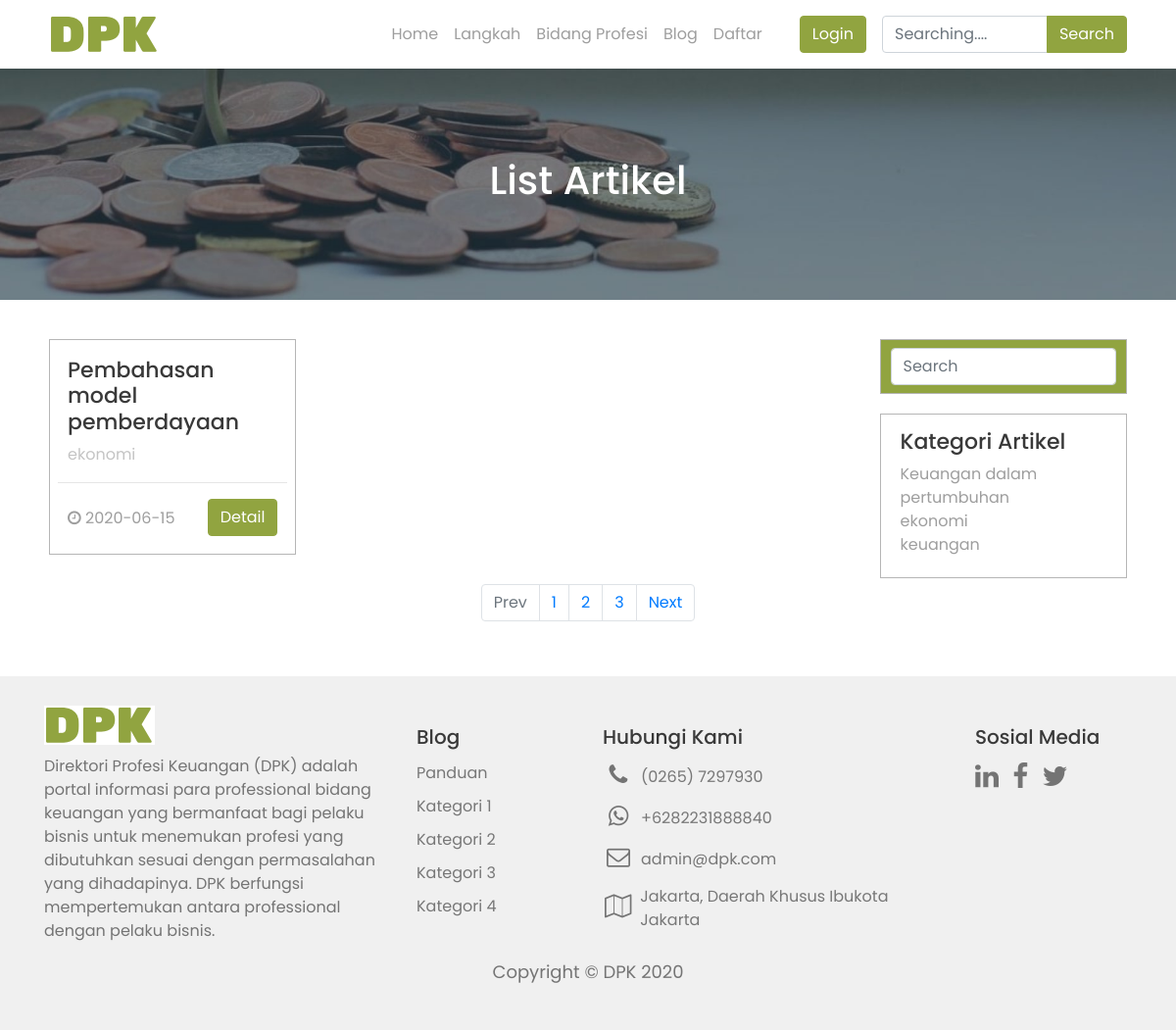
Before: /index.php/blog with the older database file.
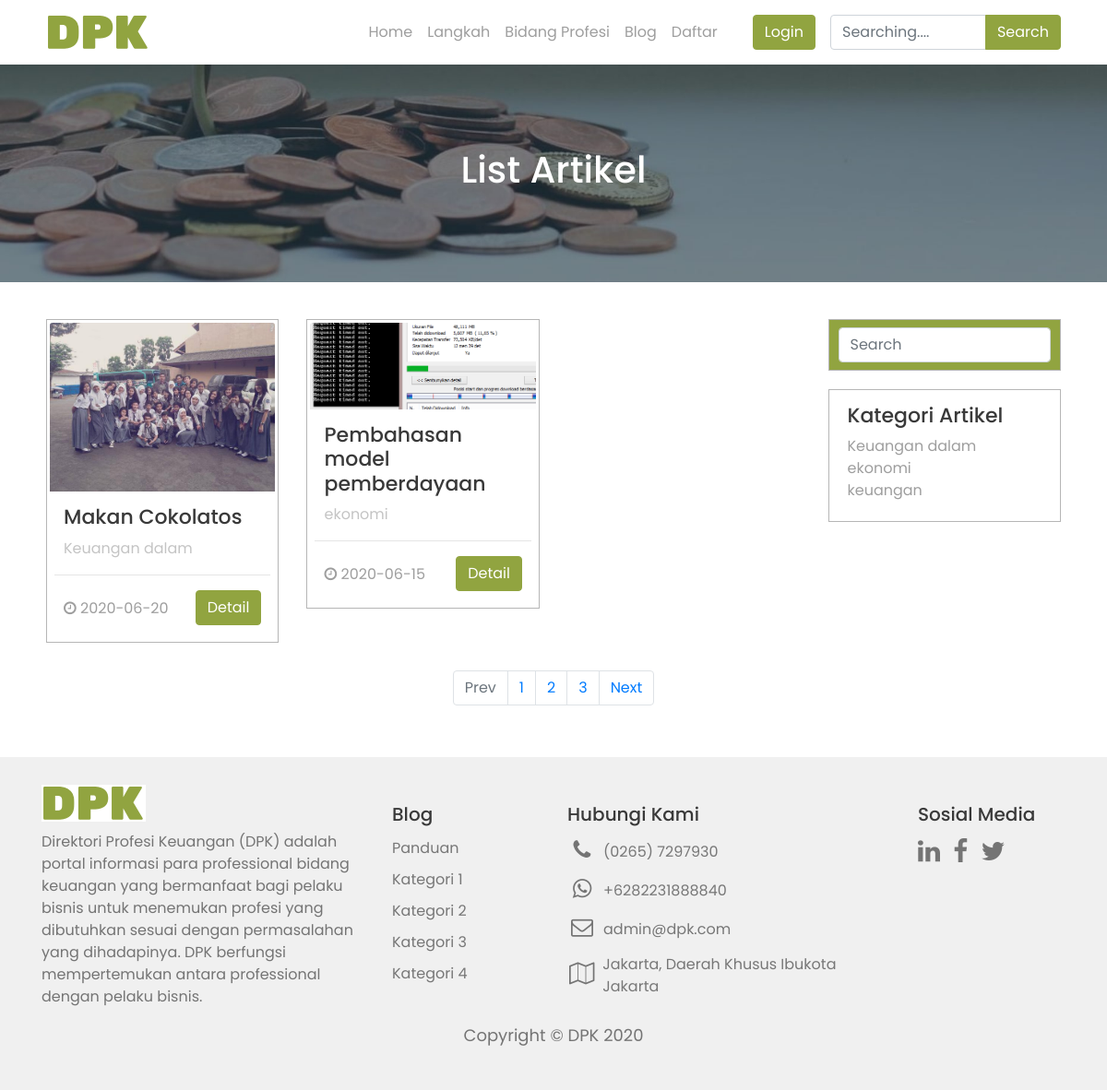
After: the same page with the newer database file.
### tables this page shows
CREATE TABLE `artikel` (
  `id_artikel` int(20) NOT NULL,
  `judul_artikel` varchar(150) NOT NULL,
  `gambar_artikel` varchar(250) NOT NULL,
  `expert_artikel` text NOT NULL,
  `detail_artikel` text NOT NULL,
  `id_user` int(20) NOT NULL,
  `id_kategori_artikel` int(20) NOT NULL,
  `slug_artikel` varchar(160) NOT NULL,
  `status_artikel` int(20) NOT NULL,
  `tgl_publish` date NOT NULL,
  `created` timestamp NOT NULL DEFAULT CURRENT_TIMESTAMP
);

CREATE TABLE `kategori_artikel` (
  `id_kategori_artikel` int(20) NOT NULL,
  `nama_kategori_artikel` varchar(150) NOT NULL,
  `slug_kategori_artikel` varchar(160) NOT NULL,
  `created` timestamp NOT NULL DEFAULT CURRENT_TIMESTAMP ON UPDATE CURRENT_TIMESTAMP
);

### application/controllers/Blog.php (called while the page is built, shortened)
<?php
class Blog extends CI_Controller {
	public function __construct() {
        $this->load->model('M_artikel');
        $this->load->model('M_kategori_artikel');
	}
	public function index(){
	$blog_user = $this->M_artikel->select_artikel_publish();
	$kategori = $this->M_kategori_artikel->select_kategori_artikel();
	$data = array(
		'title' => 'Home DPK',
		'metades' => 'DPK ini aja',
		'isi' 	=> 'blog',
		'blog_user' =>  $blog_user,
		'kategori' =>  $kategori
	);
	$this->load->view("layout/wrapper", $data, false);
	}
}

### index.php (called while the page is built, shortened)
<?php
require_once BASEPATH.'core/CodeIgniter.php';

### application/views/layout/main.php (called while the page is built)
<?php
if($isi)
{
  $this->load->view($isi);
}
 ?>

### application/models/M_artikel.php (called while the page is built, shortened)
<?php
class M_artikel extends CI_Model {
    public function select_artikel_publish() {
		$this->db->select('artikel.*, kategori_artikel.*, user.*');
		$this->db->from('artikel');
      	$this->db->where('status_artikel', '1');
		$this->db->join('user', 'user.id_user = artikel.id_user', 'left');
		$this->db->join('kategori_artikel', 'kategori_artikel.id_kategori_artikel = artikel.id_kategori_artikel', 'left');
		$this->db->order_by('id_artikel', 'DESC');
      	$query  = $this->db->get();
     	 return $query->result();
    }
}

### application/models/M_kategori_artikel.php (called while the page is built, shortened)
<?php
class M_kategori_artikel extends CI_Model {
	public function select_kategori_artikel() {
		$this->db->select('*');
		$this->db->from('kategori_artikel');
		$this->db->order_by('id_kategori_artikel', 'DESC');
		$query  = $this->db->get();
		return $query->result();
	}
}

### application/views/blog.php (the view)
<div id="banner">
  <h1 class="banner-title">List Artikel</h1>
</div>
<div id="blog">
  <div class="row">
    <div class="col-md-9">
      <div class="row">
        <?php foreach ($blog_user as $blog_user) : ?>
        <div class="col-md-4">
          <div class="card">
            <img src="<?php echo base_url().'img/img_artikel/'.$blog_user->gambar_artikel ?>" class="card-img-top" alt="">
            <div class="card-body">
              <h3 class="titleh3"><?php echo $blog_user->judul_artikel; ?></h3>
              <p class="card-text"><?php echo $blog_user->nama_kategori_artikel ?></p>
              <hr>
              <div class="float-left date">
                <i class="fa fa-clock-o"></i> <?php echo $blog_user->tgl_publish ?>
              </div>
              <div class="float-right det">
                <a href="<?php echo base_url('detail/blog/'.$blog_user->slug_artikel) ?>"><button type="button" class="btn btn-success c">Detail</button></a>
              </div>
            </div>
          </div>
        </div>
      <?php endforeach ?>
      </div>
    </div>
    <div class="col-md-3">
      <form class="cari-artikel" action="pencarian.html">
        <input class="form-control" type="search" placeholder="Search" aria-label="Search">
      </form>
      <div class="kategori">
        <h3 class="titleh3">Kategori Artikel</h3>
        <ul>
          <?php foreach ($kategori as $kategori) : ?>
          <li><?php echo $kategori->nama_kategori_artikel ?></li>
        <?php endforeach ?>
        </ul>
      </div>
    </div>
    <div class="col-md-12">
      <nav aria-label="Page navigation example">
        <ul class="pagination justify-content-center">
          <li class="page-item disabled">
            <a class="page-link" href="#" tabindex="-1">Prev</a>
          </li>
          <li class="page-item"><a class="page-link" href="#">1</a></li>
          <li class="page-item"><a class="page-link" href="#">2</a></li>
          <li class="page-item"><a class="page-link" href="#">3</a></li>
          <li class="page-item">
            <a class="page-link" href="#">Next</a>
          </li>
        </ul>
      </nav>
    </div>
  </div>
</div>

### application/views/layout/wrapper.php
<?php
if ($this->session->userdata('username') == "" && $this->session->userdata('akses_level') == "") {
    require_once('head.php');
    require_once('header.php');
    require_once('main.php');
    require_once('footer.php');
} elseif ($this->session->userdata('akses_level') == "admin") {
    require_once('head.php');
    require_once('header.php');
    require_once('main.php');
    require_once('footer.php');
} elseif ($this->session->userdata('akses_level') == "user") {
    require_once('head.php');
    require_once('header_user.php');
    require_once('main.php');
    require_once('footer.php');
} else {
    $this->session->set_flashdata('notifikasi', 'Silahkan login sebagai admin terlebih dahulu');
    redirect(site_url('Login'));
}

### application/views/layout/head.php (shortened to what this page needs)
<!DOCTYPE html>
<html lang="in">
<head>
    <link rel="stylesheet" href="https://maxcdn.bootstrapcdn.com/bootstrap/4.0.0/css/bootstrap.min.css">
    <link href="https://stackpath.bootstrapcdn.com/font-awesome/4.7.0/css/font-awesome.min.css" rel="stylesheet">
    <link rel="stylesheet" href="<?php echo base_url('assets/frontend/assets/css/style.css') ?>">
    <link rel="stylesheet" href="<?php echo base_url('assets/frontend/assets/css/media.css') ?>">
    <link rel="stylesheet" type="text/css" href="https://cdn.datatables.net/1.10.19/css/dataTables.bootstrap4.min.css">
</head>

### application/views/layout/header.php (shortened to what this page needs)
<body>
<nav class="navbar navbar-expand-lg navStyle sticky-top">
    <a class="brand-navbar" href="<?php echo base_url('home') ?>">
      <img class="img-fluid logo" src="<?php echo base_url(); ?>assets/frontend/assets/images/logo-perusahaan.png" alt="logo-perusahaan">
    </a>
    <div class="collapse navbar-collapse" id="mainMenu">
        <ul class="navbar-nav ml-auto navList">
            <li class="nav-item active">
              <a href="<?php echo base_url('home') ?>" class="nav-link">Home</a>
            </li>
            <li class="nav-item">
                <a href="<?php echo base_url('home') ?>#langkah" class="nav-link">Langkah</a>
            </li>
            <li class="nav-item">
                <a href="<?php echo base_url('home') ?>#profesi" class="nav-link">Bidang Profesi</a>
            </li>
            <li class="nav-item">
                <a href="<?php echo base_url('home') ?>#blog" class="nav-link">Blog</a>
            </li>
            <li class="nav-item">
                <a class="nav-link" data-toggle="modal" data-target="#daftar-start">Daftar</a>
            </li>
        </ul>
          <?php if($this->session->userdata('online')==false):?>
          <a class="mr-3" data-toggle="modal" data-target="#login-start" href="<?php echo base_url().'login' ?>">
          <button class="btn btn-success c my-2 my-sm-0">Login</button>
          </a>
          <?php else:?>
          <a class="mr-3" href="<?php echo base_url().'login/logout' ?>">
          <button class="btn btn-success c my-2 my-sm-0">Logout</button>
          </a>
          <?php endif;?>
        <div class="input-group cari">
          <input type="text" class="form-control" name="" id="" placeholder="Searching....">
          <div class="input-group-append">
            <button class="btn btn-success c" type="button">Search</button>
          </div>
        </div>
    </div>
</nav>

### application/views/layout/footer.php (shortened to what this page needs)
<footer id="footer">
    <div class="container">
      <div class="row">
        <div class="col-md-4">
          <img class="image-footer" src="<?php echo base_url(); ?>assets/frontend/assets/images/logo-perusahaan.png" alt="logo-perusahaan">
          <p class="description-footer">
          Direktori Profesi Keuangan (DPK) adalah portal informasi para professional bidang keuangan yang bermanfaat bagi pelaku bisnis untuk menemukan profesi yang dibutuhkan sesuai dengan permasalahan yang dihadapinya. DPK berfungsi mempertemukan antara professional dengan pelaku bisnis.</p>
        </div>
        <div class="col-md-2" id="about-footer">
          <div class="single-widget widget-contact">
            <h5 class="widget-title">Blog</h5>
            <ul>
              <li>
                  <a href="panduan.html">Panduan</a>
              </li>
              <li>
                  <a href="#">Kategori 1</a>
              </li>
              <li>
                  <a href="#">Kategori 2</a>
              </li>
              <li>
                  <a href="#">Kategori 3</a>
              </li>
              <li>
                  <a href="#">Kategori 4</a>
              </li>
            </ul>
          </div>
        </div>
        <div class="col-md-4">
          <div class="single-widget widget-contact">
            <h5 class="widget-title">Hubungi Kami</h5>
            <ul>
              <li class="phone">
                  <span class="icon"><i class="fa fa-phone"></i></span>
                  <a href="callto:02657297930">(0265) 7297930</a>
              </li>
              <li class="phone">
                  <span class="icon"><i class="fa fa-whatsapp"></i></span>
                  <a href="wa.me/6282231888840">+6282231888840</a>
              </li>
              <li class="fax">
                  <span class="icon"><i class="fa fa-envelope-o"></i></span>
                  <a href="mailto:admin@dpk.com ">admin@dpk.com </a>
              </li>
              <li class="email">
                  <span class="icon"><i class="fa fa-map-o"></i></span>
                  <a href="#">Jakarta, Daerah Khusus Ibukota Jakarta </a>
              </li>
            </ul>
          </div>
        </div>
        <div class="col-md-2">
          <div class="single-widget widget-contact">
            <h5 class="widget-title">Sosial Media</h5>
            <a href="#" class="sosm"><i class="fa fa-linkedin"></i></a>
            <a href="#" class="sosm"><i class="fa fa-facebook"></i></a>
            <a href="#" class="sosm"><i class="fa fa-twitter"></i></a>
          </div>
        </div>
      </div>
      <div id="copyright">
        <p class="copyright-text">Copyright &copy DPK 2020</p>
      </div>
    </div>
  </footer>
</body>
</html>

### assets/frontend/assets/css/style.css (style rules this page uses)
body { font-family: 'Poppins', sans-serif; }
a { text-decoration: none; }
.navbar { padding: 15px 50px; background-color: #fff; }
.navbar ul { padding: 0px 30px 0px 0px; }
.navbar-expand-lg .navbar-nav .nav-link { font-size: 16px; color: #9E9E9E; }
.navbar ul li.active > a { color: #91A440; }
.input-group.cari { width: 250px; }
.btn-success.c { background-color: #91A440; border-color: #91A440; }
.titleh3 { font-size: 22px; color: #393939; }
#blog { padding: 40px 50px; }
#blog .card { margin-bottom: 30px; border-color: #b6b6b6; border-radius: 0; padding: 3px; }
#blog .card-body { padding: 15px 5px; }
#blog .card-body h3 { padding: 0px 10px; }
#blog .card .card-text { padding: 0px 10px; color: #C4C4C4; }
.float-left.date { margin-left: 10px; margin-top: 8px; color: #9E9E9E; }
.float-right.det { margin-right: 10px; }
#banner { background: url(../images/header-banner.jpg); background-size: cover; margin: auto; padding: 90px 0; }
.banner-title { text-align: center; color: #fff; }
.cari-artikel { border: 1px solid #b6b6b6; background-color: #91A440; padding: 8px 10px; margin-bottom: 20px; }
.kategori { border: 1px solid #b6b6b6; padding: 15px 20px 5px; }
.kategori ul { padding-left: 0; list-style: none; color: #9E9E9E; }
#footer { background-color: #f0f0f0; padding-top: 30px; padding-bottom: 30px; color: #000; }
#footer .image-footer { margin-bottom: 10px; }
#footer .widget-title { padding-top: 20px; color: #393939; }
.description-footer { color: #747474; }
.copyright-text { text-align: center; color: #747474; font-size: 18px; }
.single-widget.widget-contact ul { padding: 5px 0px 0px; }
.single-widget.widget-contact ul li { color: #000; font-size: 13px; color: #ffffff; display: -webkit-box; display: -ms-flexbox; display: flex; -webkit-box-align: center; -ms-flex-align: center; align-items: center; }
.single-widget.widget-contact ul li span { font-size: 24px; color: #747474; height: 32px; width: 32px; display: inline-block; line-height: 28px; text-align: center; margin-right: 7px; }
.single-widget.widget-contact ul li a { color: #777777; font-size: 16px; }
.single-widget.widget-contact ul li.phone, .single-widget.widget-contact ul li.fax { font-size: 15px; }
.single-widget.widget-contact ul li + li { margin-top: 10px; }
.sosm { color: #747474; font-size: 28px; margin-right: 10px; }

Changed rows visible on the page:
added artikel: gambar_artikel (picture), judul_artikel "Makan Cokolatos", id_kategori_artikel.nama_kategori_artikel "Keuangan dalam", tgl_publish "2020-06-20"
changed artikel "Pembahasan model pemberdayaan": gambar_artikel: picture added
changed kategori_artikel: nama_kategori_artikel "Keuangan dalam pertumbuhan" → "Keuangan dalam"
